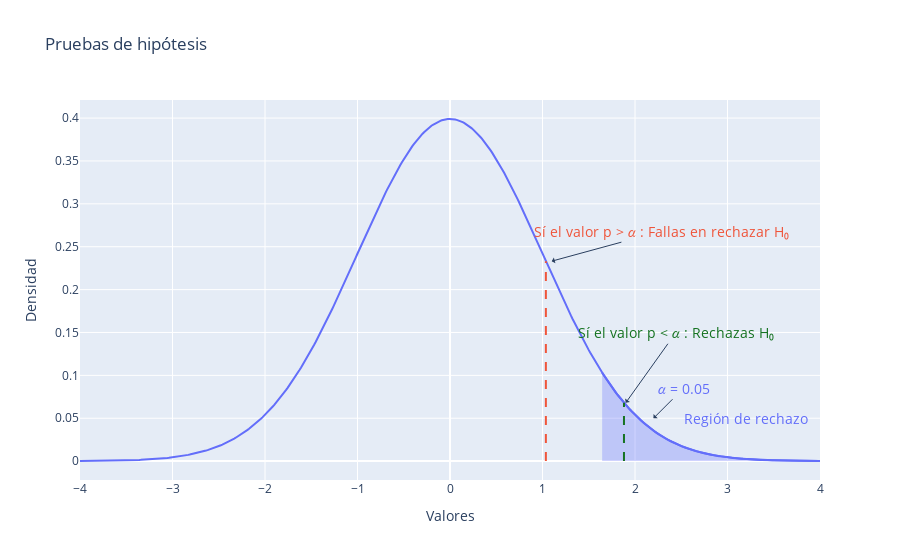

Notebook code for this chart:
### Markdown cell above
## Decisión y Conclusión

La toma de decisiones y conclusiones es una etapa fundamental en el proceso de prueba de hipótesis. Después de realizar la prueba, se obtiene un valor $p$ que muestra la significancia de la prueba.

Si el valor $p$ es menor que el nivel de significancia ($\alpha$), es decir, hay suficiente evidencia para demostrar que $H₀$ no es válida, se puede rechazar $H₀$. De lo contrario, no se puede rechazar $H₀$. Es importante recordar que al rechazar $H₀$ se está validando $H₁$. Sin embargo, al no rechazar $H₀$, no significa que $H₀$ sea válida, ni que $H₁$ sea incorrecta.

### Code cell
import plotly.graph_objs as go
import numpy as np
from scipy.stats import norm

# Crear una secuencia de valores para el eje x
x = np.linspace(-4, 4, 500)

# Crear una figura de la distribución normal
fig = go.Figure()

# Agregar la distribución normal
fig.add_trace(go.Scatter(x=x, y=norm.pdf(x), mode='lines', name='Distribución normal'))

# Encontrar el valor crítico correspondiente al nivel de significancia alfa
alpha = 0.05
z_critico = norm.ppf(1 - alpha)

# Calcular la probabilidad de los valores mayores al valor crítico
prob = norm.sf(z_critico)

# Agregar el área sombreada correspondiente a los valores mayores al 95% de los datos
fig.add_trace(go.Scatter(x=np.arange(z_critico, 4, 0.01), y=norm.pdf(np.arange(z_critico, 4, 0.01)),
                         mode='lines', line=dict(color='#636EFA'), fill='tozeroy', fillcolor='rgba(99, 110, 250, 0.3)',
                         name='Área sombreada'))

# Agregar una línea vertical en el 85% de los datos
x_85 = norm.ppf(0.85)
fig.add_shape(type='line', x0=x_85, y0=0, x1=x_85, y1=norm.pdf(x_85),
              line=dict(color='#EF553B', width=2, dash='dash'))

fig.add_annotation(x=1.1, y=norm.pdf(x_85), text='Sí el valor p > 𝛼 : Fallas en rechazar H₀', showarrow=True,
                   arrowhead=1, ax=110, ay=-30, font=dict(color='#EF553B', size=14))

x_97 = norm.ppf(0.97)
fig.add_shape(type='line', x0=x_97, y0=0, x1=x_97, y1=norm.pdf(x_97),
              line=dict(color='#167322', width=2, dash='dash'))

fig.add_annotation(x=1.9, y=norm.pdf(x_97), text='Sí el valor p < 𝛼 : Rechazas H₀', showarrow=True,
                   arrowhead=1, ax=50, ay=-70, font=dict(color='#167322', size=14))

fig.add_annotation(x=2.2, y=0.05, text='𝛼 = 0.05', showarrow=True,
                   arrowhead=1, ax=30, ay=-30, font=dict(color='#636EFA', size=14))

fig.add_annotation(x=3.2, y=0.05, text='Región de rechazo', showarrow=False,
                   font=dict(color='#636EFA', size=14))


# Establecer el título de la figura y los nombres de los ejes
fig.update_layout(title='Pruebas de hipótesis',
                   xaxis_title='Valores', yaxis_title='Densidad',showlegend=False)

# Mostrar la figura
fig.show()

### Figure 1 — Plotly figure (JSON) as saved in the notebook; plotly's stock layout.template omitted (floating-point values rounded to 4 significant figures; data arrays with more than 128 entries replaced by an {"elided": "..."} marker saying what was removed)
{"data": [{"mode": "lines", "name": "Distribución normal", "type": "scatter", "x": {"elided": "500 float values"}, "y": {"elided": "500 float values"}}, {"fill": "tozeroy", "fillcolor": "rgba(99, 110, 250, 0.3)", "line": {"color": "#636EFA"}, "mode": "lines", "name": "Área sombreada", "type": "scatter", "x": {"elided": "236 float values"}, "y": {"elided": "236 float values"}}], "layout": {"annotations": [{"arrowhead": 1, "ax": 110, "ay": -30, "font": {"color": "#EF553B", "size": 14}, "showarrow": true, "text": "Sí el valor p > 𝛼 : Fallas en rechazar H₀", "x": 1.1, "y": 0.2332}, {"arrowhead": 1, "ax": 50, "ay": -70, "font": {"color": "#167322", "size": 14}, "showarrow": true, "text": "Sí el valor p < 𝛼 : Rechazas H₀", "x": 1.9, "y": 0.06804}, {"arrowhead": 1, "ax": 30, "ay": -30, "font": {"color": "#636EFA", "size": 14}, "showarrow": true, "text": "𝛼 = 0.05", "x": 2.2, "y": 0.05}, {"font": {"color": "#636EFA", "size": 14}, "showarrow": false, "text": "Región de rechazo", "x": 3.2, "y": 0.05}], "shapes": [{"line": {"color": "#EF553B", "dash": "dash", "width": 2}, "type": "line", "x0": 1.036, "x1": 1.036, "y0": 0, "y1": 0.2332}, {"line": {"color": "#167322", "dash": "dash", "width": 2}, "type": "line", "x0": 1.881, "x1": 1.881, "y0": 0, "y1": 0.06804}], "showlegend": false, "title": {"text": "Pruebas de hipótesis"}, "xaxis": {"title": {"text": "Valores"}}, "yaxis": {"title": {"text": "Densidad"}}}}
